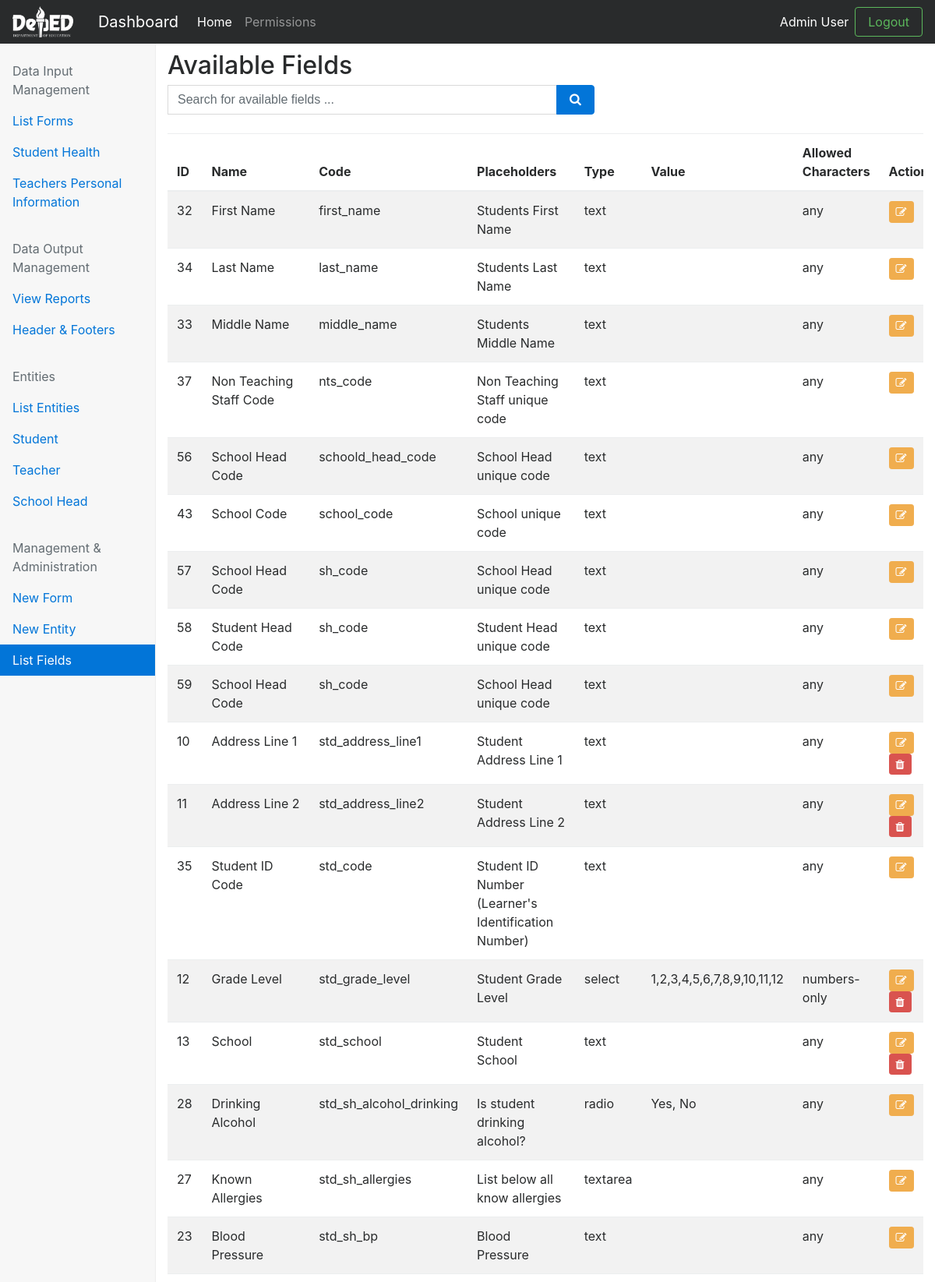
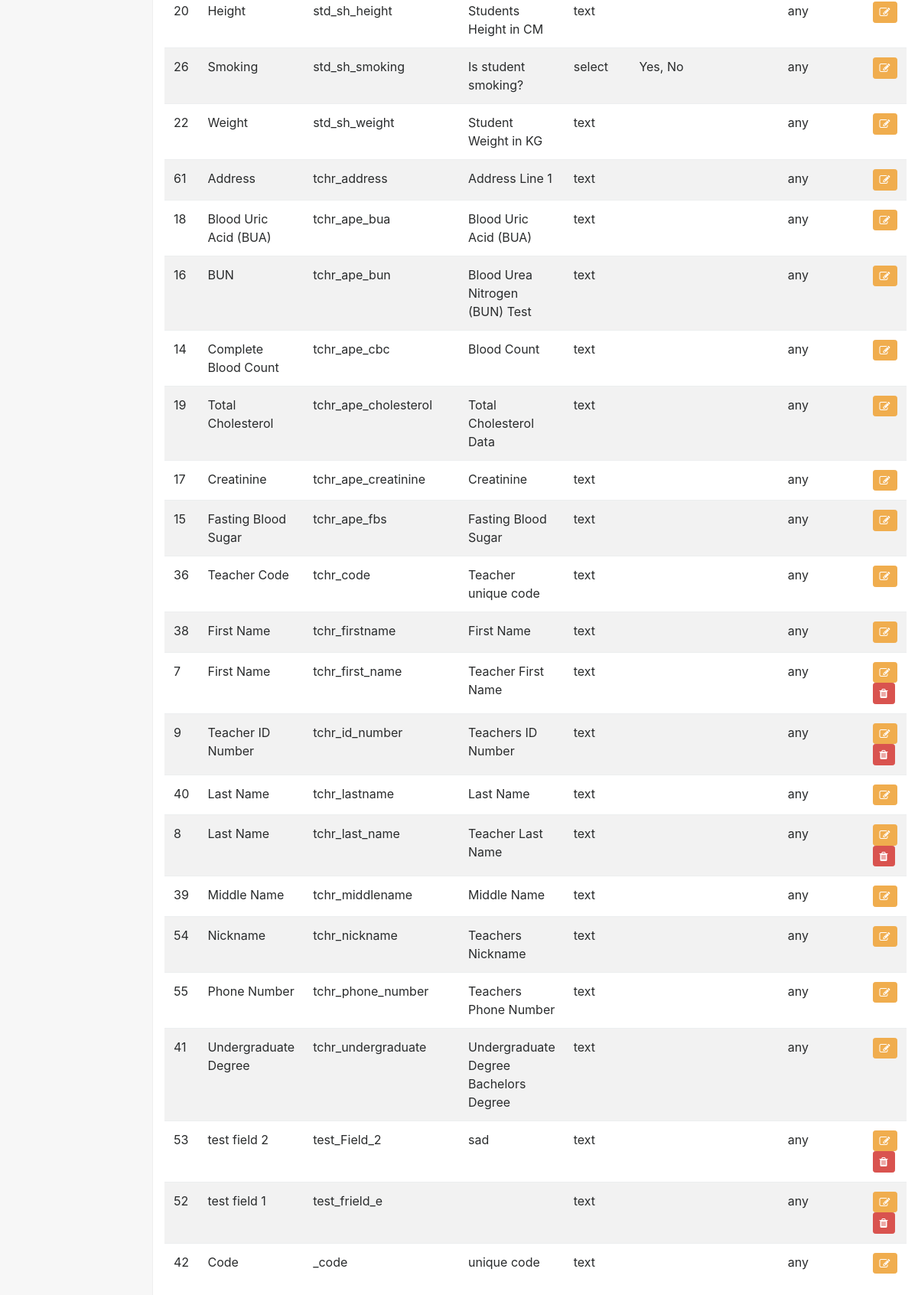
Page /?p=list-fields (signed in) on the committed database (2 pictures, top to bottom).
### tables this page shows
CREATE TABLE `system_forms` (
  `id` int(11) NOT NULL,
  `form_name` varchar(255) NOT NULL,
  `form_code` varchar(255) NOT NULL,
  `form_description` varchar(255) NOT NULL,
  `form_entity_link` varchar(255) NOT NULL
);

CREATE TABLE `system_entities` (
  `id` int(11) NOT NULL,
  `entity_name` varchar(255) NOT NULL,
  `entity_code` varchar(255) NOT NULL,
  `entity_description` varchar(255) NOT NULL,
  `allow_login` varchar(255) NOT NULL
);

CREATE TABLE `system_fields` (
  `id` int(11) NOT NULL,
  `name` varchar(255) NOT NULL,
  `code` varchar(255) NOT NULL,
  `placeholder` varchar(255) NOT NULL,
  `type` varchar(255) NOT NULL,
  `field_value` varchar(255) NOT NULL,
  `valid_char` varchar(255) NOT NULL,
  `required` varchar(255) NOT NULL,
  `form_link` varchar(255) NOT NULL,
  `entity_link` varchar(255) NOT NULL,
  `field_order` int(255) NOT NULL
);

### content/list-fields.php (the view, shortened to what this page needs)
<?php
include_once($_SERVER['DOCUMENT_ROOT']."/ecj1718/system/functions.php");
$keyword = make_safe($_GET['k']);
include($_SERVER['DOCUMENT_ROOT']."/ecj1718/conn.php");
$result = mysqli_query($conn,"SELECT * FROM system_fields WHERE (name LIKE '%$keyword%' OR placeholder LIKE '%$keyword%' OR code LIKE '%$keyword%') ORDER BY code, id ASC");
?>
        <h2>Available Fields</h2>
        <div class="row">
                <div class="col">
                  <form method="get" action="">
                  <div class="input-group">
                    <input type="text" class="form-control" name="k" id="k" placeholder="Search for available fields ..." style="max-width: 500px;" value="<?php echo $keyword; ?>">
                    <span class="input-group-btn">
                      <button class="btn btn-primary" type="submit"><i class="fa fa-search"></i></a></button>
                    </span>
                  </div>
                  </form>
                </div>
              </div>
              <br>
          <div class="table-responsive">
            <table class="table table-striped">
              <thead>
                <tr>
                  <th>ID</th>
                  <th>Name</th>
                  <th>Code</th>
                  <th>Placeholders</th>
                  <th>Type</th>
                  <th>Value</th>
                  <th>Allowed Characters</th>
                  <th>Actions</th>
                </tr>
              </thead>
              <tbody>
              <?php
              while($row = mysqli_fetch_array($result)){
                echo "<tr>";
                echo "<td>" . $row['id'] . "</td>";
                echo "<td>" . $row['name'] . "</td>";
                echo "<td>" . $row['code'] . "</td>";
                echo "<td>" . $row['placeholder'] . "</td>";
                echo "<td>" . $row['type'] . "</td>";
                echo "<td>" . $row['field_value'] . "</td>";
                echo "<td>" . $row['valid_char'] . "</td>";
                echo "<td>".printEditLink('edit-field','fid='.$row['id'].'');
                if (( $row['form_link'] == "" ) && ( $row['entity_link'] == "")) {
                  echo printDeleteLink('delete-field','f_id='.$row['id'].'');
                }
                echo "</td>";
                echo "</tr>";
              }
              ?>
              </tbody>
            </table>
          </div>

### system/functions.php (shortened to what this page needs)
<?php
function make_safe($variable) {
    $variable = strip_html_tags($variable);
	$bad = array("=","<", ">", "/","\"","`","~","'","$","%","#");
	$variable = str_replace($bad, "", $variable);
    $variable = mysql_real_escape_string(trim($variable));
    return $variable;
}
function strip_html_tags($text) {
    $text = preg_replace(
        array(
            '@<head[^>]*?>.*?</head>@siu',
            '@<style[^>]*?>.*?</style>@siu',
            '@<script[^>]*?.*?</script>@siu',
            '@<object[^>]*?.*?</object>@siu',
            '@<embed[^>]*?.*?</embed>@siu',
            '@<applet[^>]*?.*?</applet>@siu',
            '@<noframes[^>]*?.*?</noframes>@siu',
            '@<noscript[^>]*?.*?</noscript>@siu',
			'@fu[^u]*?.*?ck@siu',
            '@<noembed[^>]*?.*?</noembed>@siu'
        ),
        array(
            '', '', '', '', '', '', '', '', '', ''), $text );
    return strip_tags( $text);
}
function validatePermission($feature_code){
	$session_entity_id = $_SESSION['entity_id'];
	if ($session_entity_id == "0") {
		return "200";
	}
}
function printDeleteLink($page_id,$params){
	$accessPermission = validatePermission($page_id);
	if ($accessPermission == "200") {
		return '<a class="btn btn-danger btn-sm" href="#" data-href="system/delete.php?a='.$page_id.'&'.$params.'" data-toggle="modal" data-target="#confirm-delete"><i class="fa fa-trash"></i></a>&nbsp;';
	}
}
function printEditLink($page_id,$params){
	$accessPermission = validatePermission($page_id);
	if ($accessPermission == "200") {
		return '<a class="btn btn-warning btn-sm" href="?p='.$page_id.'&'.$params.'"><i class="fa fa-edit"></i></a>&nbsp;';
	}
}
function createSidebarMenu($friendly_name,$page_id,$current_page){
	$session_entity_id = $_SESSION['entity_id'];
	include($_SERVER['DOCUMENT_ROOT']."/ecj1718/conn.php");
	$permission_list = mysqli_query($conn,"SELECT * from system_permissions INNER JOIN system_permissions_config ON system_permissions_config.permission_id = system_permissions.id WHERE system_permissions_config.entity_id='$session_entity_id' AND system_permissions.code='$page_id';");
	$count=mysqli_num_rows($permission_list);
	$nav_class="";
	if ($current_page == $page_id) {
		$nav_class="active";
	}
	elseif ($current_page == "disabled") {
		$nav_class="disabled";
		$page_id = '';
	}
	if (($count > 0) || ($current_page == "disabled") || ($session_entity_id == '0')){
		echo '<li class="nav-item"><a class="nav-link '.$nav_class.'" href="?p='.$page_id.'">'.$friendly_name.'</a></li>';
	}
}
function listAvailableForms($current_page){
	include($_SERVER['DOCUMENT_ROOT']."/ecj1718/conn.php");
	$session_entity_id = $_SESSION['entity_id'];
	if ($session_entity_id == 0) {
		$count = '1';
	}
	if ($count > 0) {
		$result = mysqli_query($conn,"SELECT * FROM system_forms LIMIT 4;");
		while($row = mysqli_fetch_array($result)){
			$nav_class="";
			echo '<li class="nav-item"><a class="nav-link '.$nav_class.'" href="?p=input-form&f='.$row['form_code'].'&fid='.$row['id'].'">'.$row['form_name'].'</a></li>';
		}
	}
}
function listEntities($current_page){
	include($_SERVER['DOCUMENT_ROOT']."/ecj1718/conn.php");
	$session_entity_id = $_SESSION['entity_id'];
	if ($session_entity_id == 0) {
		$count = '1';
	}
	if ($count > 0) {
		$result = mysqli_query($conn,"SELECT * FROM system_entities LIMIT 4;");
		while($row = mysqli_fetch_array($result)){
			$nav_class="";
			echo '<li class="nav-item"><a class="nav-link '.$nav_class.'" href="?p=input-entity&e='.$row['entity_code'].'&eid='.$row['id'].'">'.$row['entity_name'].'</a></li>';
		}
	}
}
?>

### css/dashboard.css (style rules this page uses)
body { padding-top: 50px; }
.sidebar .nav-item { width: 100%; }
.sidebar .nav-item + .nav-item { margin-left: 0; }
.sidebar .nav-link { border-radius: 0; }

### rows in the picture
system_forms: form_name "Student Health"
system_forms: form_name "Teachers Personal Information"
system_entities: entity_name "Student"
system_entities: entity_name "Teacher"
system_entities: entity_name "School Head"
system_fields: id "32", name "First Name", code "first_name", placeholder "Students First Name", type "text", valid_char "any"
system_fields: id "34", name "Last Name", code "last_name", placeholder "Students Last Name", type "text", valid_char "any"
system_fields: id "33", name "Middle Name", code "middle_name", placeholder "Students Middle Name", type "text", valid_char "any"
system_fields: id "37", name "Non Teaching Staff Code", code "nts_code", placeholder "Non Teaching Staff unique code", type "text", valid_char "any"
system_fields: id "56", name "School Head Code", code "schoold_head_code", placeholder "School Head unique code", type "text", valid_char "any"
system_fields: id "43", name "School Code", code "school_code", placeholder "School unique code", type "text", valid_char "any"
system_fields: id "57", name "School Head Code", code "sh_code", placeholder "School Head unique code", type "text", valid_char "any"
system_fields: id "58", name "Student Head Code", code "sh_code", placeholder "Student Head unique code", type "text", valid_char "any"
system_fields: id "59", name "School Head Code", code "sh_code", placeholder "School Head unique code", type "text", valid_char "any"
system_fields: id "10", name "Address Line 1", code "std_address_line1", placeholder "Student Address Line 1", type "text", valid_char "any"
system_fields: id "11", name "Address Line 2", code "std_address_line2", placeholder "Student Address Line 2", type "text", valid_char "any"
system_fields: id "35", name "Student ID Code", code "std_code", placeholder "Student ID Number (Learner's Identification Number)", type "text", valid_char "any"
system_fields: id "12", name "Grade Level", code "std_grade_level", placeholder "Student Grade Level", type "select", field_value "1,2,3,4,5,6,7,8,9,10,11,12", valid_char "numbers-only"
system_fields: id "13", name "School", code "std_school", placeholder "Student School", type "text", valid_char "any"
system_fields: id "28", name "Drinking Alcohol", code "std_sh_alcohol_drinking", placeholder "Is student drinking alcohol?", type "radio", field_value "Yes, No", valid_char "any"
system_fields: id "27", name "Known Allergies", code "std_sh_allergies", placeholder "List below all know allergies", type "textarea", valid_char "any"
system_fields: id "23", name "Blood Pressure", code "std_sh_bp", placeholder "Blood Pressure", type "text", valid_char "any"
system_fields: id "20", name "Height", code "std_sh_height", placeholder "Students Height in CM", type "text", valid_char "any"
system_fields: id "26", name "Smoking", code "std_sh_smoking", placeholder "Is student smoking?", type "select", field_value "Yes, No", valid_char "any"
system_fields: id "22", name "Weight", code "std_sh_weight", placeholder "Student Weight in KG", type "text", valid_char "any"
system_fields: id "61", name "Address", code "tchr_address", placeholder "Address Line 1", type "text", valid_char "any"
system_fields: id "18", name "Blood Uric Acid (BUA)", code "tchr_ape_bua", placeholder "Blood Uric Acid (BUA)", type "text", valid_char "any"
system_fields: id "16", name "BUN", code "tchr_ape_bun", placeholder "Blood Urea Nitrogen (BUN) Test", type "text", valid_char "any"
system_fields: id "14", name "Complete Blood Count", code "tchr_ape_cbc", placeholder "Blood Count", type "text", valid_char "any"
system_fields: id "19", name "Total Cholesterol", code "tchr_ape_cholesterol", placeholder "Total Cholesterol Data", type "text", valid_char "any"
system_fields: id "17", name "Creatinine", code "tchr_ape_creatinine", placeholder "Creatinine", type "text", valid_char "any"
system_fields: id "15", name "Fasting Blood Sugar", code "tchr_ape_fbs", placeholder "Fasting Blood Sugar", type "text", valid_char "any"
system_fields: id "36", name "Teacher Code", code "tchr_code", placeholder "Teacher unique code", type "text", valid_char "any"
system_fields: id "38", name "First Name", code "tchr_firstname", placeholder "First Name", type "text", valid_char "any"
system_fields: id "7", name "First Name", code "tchr_first_name", placeholder "Teacher First Name", type "text", valid_char "any"
system_fields: id "9", name "Teacher ID Number", code "tchr_id_number", placeholder "Teachers ID Number", type "text", valid_char "any"
system_fields: id "40", name "Last Name", code "tchr_lastname", placeholder "Last Name", type "text", valid_char "any"
system_fields: id "8", name "Last Name", code "tchr_last_name", placeholder "Teacher Last Name", type "text", valid_char "any"
system_fields: id "39", name "Middle Name", code "tchr_middlename", placeholder "Middle Name", type "text", valid_char "any"
system_fields: id "54", name "Nickname", code "tchr_nickname", placeholder "Teachers Nickname", type "text", valid_char "any"
system_fields: id "55", name "Phone Number", code "tchr_phone_number", placeholder "Teachers Phone Number", type "text", valid_char "any"
system_fields: id "41", name "Undergraduate Degree", code "tchr_undergraduate", placeholder "Undergraduate Degree Bachelors Degree", type "text", valid_char "any"
system_fields: id "53", name "test field 2", code "test_Field_2", placeholder "sad", type "text", valid_char "any"
system_fields: id "52", name "test field 1", code "test_frield_e", type "text", valid_char "any"
system_fields: id "42", name "Code", code "_code", placeholder "unique code", type "text", valid_char "any"

### other values in the picture
$_SESSION['firstname'] "Admin"
$_SESSION['lastname'] "User"
$friendly_name "Data Input Management List Forms Data Output Management View Reports Header & Footers Entities List Entities Management & Administration New Form New Entity List Fields"
